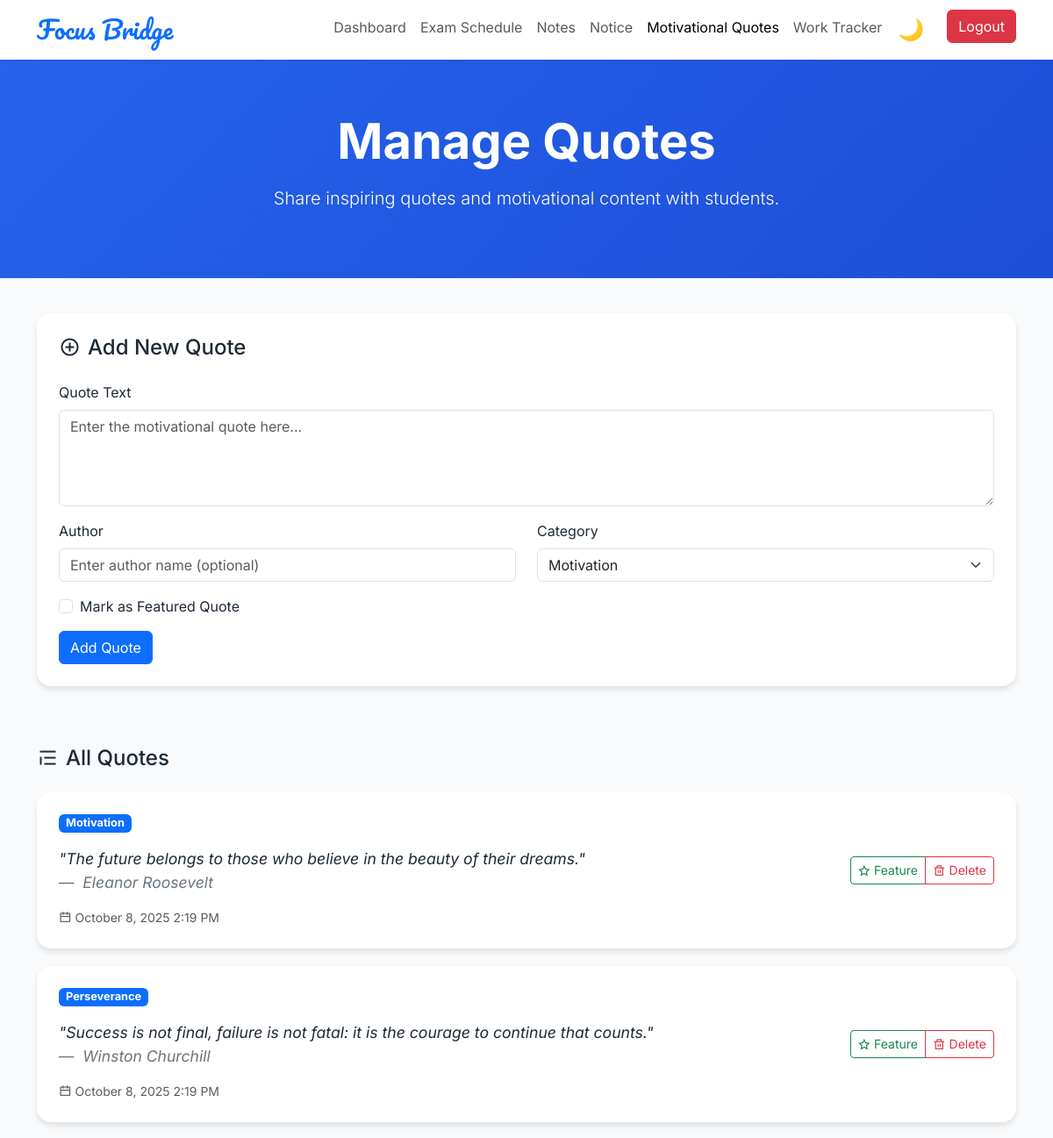
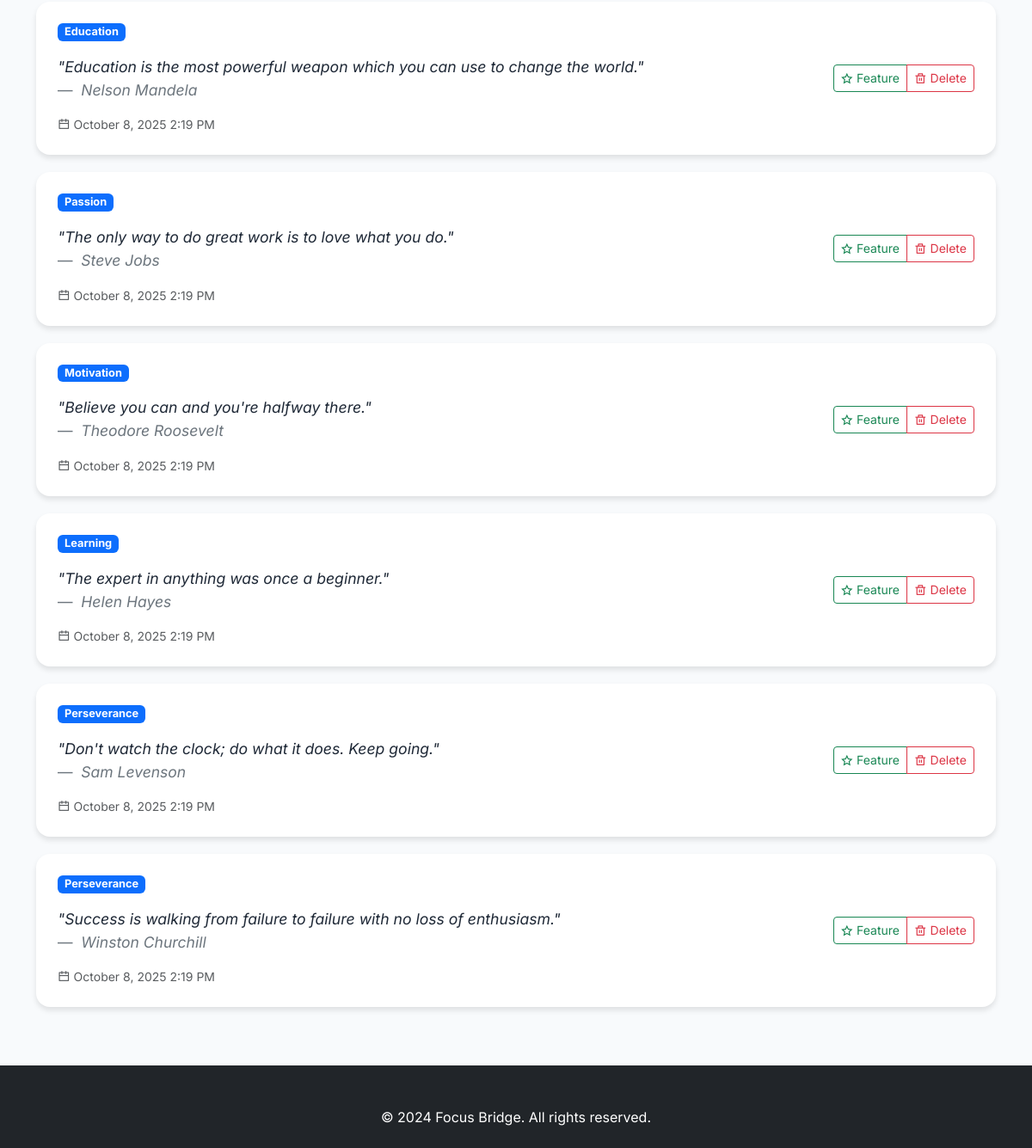
The page /manage_quotes.php (signed in) on the database its author committed (2 pictures, top to bottom).
### tables this page shows
CREATE TABLE IF NOT EXISTS quotes (
    id INT AUTO_INCREMENT PRIMARY KEY,
    quote_text TEXT NOT NULL,
    author VARCHAR(100),
    category VARCHAR(50) DEFAULT 'general',
    is_featured BOOLEAN DEFAULT FALSE,
    created_by INT NOT NULL,
    created_at TIMESTAMP DEFAULT CURRENT_TIMESTAMP,
    updated_at TIMESTAMP DEFAULT CURRENT_TIMESTAMP ON UPDATE CURRENT_TIMESTAMP,
    FOREIGN KEY (created_by) REFERENCES users(id) ON DELETE CASCADE
);

### manage_quotes.php (the view, shortened to what this page needs)
<?php
include 'db_config.php';
$quotes_query = "SELECT * FROM quotes ORDER BY created_at DESC";
$quotes_result = $conn->query($quotes_query);
?>
<!DOCTYPE html>
<html lang="en">
<head>
    <link href="https://cdn.jsdelivr.net/npm/bootstrap@5.3.0/dist/css/bootstrap.min.css" rel="stylesheet" />
    <link href="https://cdn.jsdelivr.net/npm/remixicon/fonts/remixicon.css" rel="stylesheet" />
</head>
<body>
    <nav class="navbar navbar-expand-lg navbar-light shadow-sm">
        <div class="container">
            <a class="navbar-brand logo text-primary fs-3" href="admin_dashboard.php">Focus Bridge</a>
            <div class="collapse navbar-collapse" id="navbarNav">
                <ul class="navbar-nav ms-auto">
                    <li class="nav-item">
                        <a class="nav-link" href="admin_dashboard.php">Dashboard</a>
                    </li>
                    <li class="nav-item">
                        <a class="nav-link" href="manage_exams.php">Exam Schedule</a>
                    </li>
                    <li class="nav-item">
                        <a class="nav-link" href="notes_upload.php">Notes</a>
                    </li>
                    <li class="nav-item">
                        <a class="nav-link" href="manage_notices.php">Notice</a>
                    </li>
                    <li class="nav-item">
                        <a class="nav-link active" href="manage_quotes.php">Motivational Quotes</a>
                    </li>
                    <li class="nav-item">
                        <a class="nav-link" href="tracker.php">Work Tracker</a>
                    </li>
                    <li class="nav-item">
                        <button class="theme-toggle" id="themeToggle" onclick="toggleTheme()">🌙</button>
                    </li>
                    <li class="nav-item">
                        <a class="btn btn-danger ms-3" href="logout.php">Logout</a>
                    </li>
                </ul>
            </div>
        </div>
    </nav>
    <section class="hero-section">
        <div class="container text-center">
            <h1 class="display-4 fw-bold mb-3">Manage Quotes</h1>
            <p class="lead">Share inspiring quotes and motivational content with students.</p>
        </div>
    </section>
    <div class="container">
        <div class="row mb-5">
            <div class="col-12">
                <div class="quote-card">
                    <h4 class="mb-4"><i class="ri-add-circle-line me-2"></i>Add New Quote</h4>
                    <form method="POST">
                        <div class="mb-3">
                            <label for="quote_text" class="form-label">Quote Text</label>
                            <textarea class="form-control" id="quote_text" name="quote_text" rows="4" required placeholder="Enter the motivational quote here..."></textarea>
                        </div>
                        <div class="row">
                            <div class="col-md-6 mb-3">
                                <label for="author" class="form-label">Author</label>
                                <input type="text" class="form-control" id="author" name="author" placeholder="Enter author name (optional)">
                            </div>
                            <div class="col-md-6 mb-3">
                                <label for="category" class="form-label">Category</label>
                                <select class="form-select" id="category" name="category" required>
                                    <option value="motivation">Motivation</option>
                                </select>
                            </div>
                        </div>
                        <div class="mb-3">
                            <div class="form-check">
                                <input class="form-check-input" type="checkbox" id="is_featured" name="is_featured">
                                <label class="form-check-label" for="is_featured">
                                    Mark as Featured Quote
                                </label>
                            </div>
                        </div>
                        <button type="submit" name="add_quote" class="btn btn-primary">Add Quote</button>
                    </form>
                </div>
            </div>
        </div>
        <div class="row">
            <div class="col-12">
                <h4 class="mb-4"><i class="ri-quote-text me-2"></i>All Quotes</h4>
                <?php if ($quotes_result->num_rows > 0): ?>
                    <?php while($quote = $quotes_result->fetch_assoc()): ?>
                        <div class="quote-card">
                            <div class="row align-items-center">
                                <div class="col-md-8">
                                    <div class="d-flex align-items-center mb-3">
                                        <span class="badge bg-primary category-badge me-2"><?php echo ucfirst($quote['category']); ?></span>
                                    </div>
                                    <blockquote class="blockquote mb-3">
                                        <p class="quote-text">"<?php echo htmlspecialchars($quote['quote_text']); ?>"</p>
                                        <?php if ($quote['author']): ?>
                                            <footer class="blockquote-footer">
                                                <cite title="Source Title"><?php echo htmlspecialchars($quote['author']); ?></cite>
                                            </footer>
                                        <?php endif; ?>
                                    </blockquote>
                                    <div class="d-flex align-items-center text-muted small">
                                        <i class="ri-calendar-line me-1"></i>
                                        <span><?php echo date('F j, Y g:i A', strtotime($quote['created_at'])); ?></span>
                                    </div>
                                </div>
                                <div class="col-md-4 text-end">
                                    <div class="btn-group" role="group">
                                        <a href="manage_quotes.php?toggle_featured_id=<?php echo $quote['id']; ?>"
                                           class="btn btn-outline-<?php echo $quote['is_featured'] ? 'warning' : 'success'; ?> btn-sm">
                                            <i class="ri-<?php echo $quote['is_featured'] ? 'star-fill' : 'star-line'; ?>"></i>
                                            <?php echo $quote['is_featured'] ? 'Unfeature' : 'Feature'; ?>
                                        </a>
                                        <a href="manage_quotes.php?delete_id=<?php echo $quote['id']; ?>"
                                           class="btn btn-outline-danger btn-sm"
                                           onclick="return confirm('Are you sure you want to delete this quote?')">
                                            <i class="ri-delete-bin-line"></i> Delete
                                        </a>
                                    </div>
                                </div>
                            </div>
                        </div>
                    <?php endwhile; ?>
                <?php endif; ?>
            </div>
        </div>
    </div>
    <footer class="bg-dark text-white pt-5 pb-4 mt-5">
        <div class="container text-center">
            <p class="mb-0">&copy; 2024 Focus Bridge. All rights reserved.</p>
        </div>
    </footer>
</body>
</html>

### manage_quotes.php (style rules this page uses)
:root { --bg-color: #f8fafc; --text-color: #1f2937; --card-bg: white; --navbar-bg: white; --footer-bg: #e5e7eb; --footer-text: #4b5563; }
body { font-family: 'Inter', sans-serif; background-color: var(--bg-color); color: var(--text-color); transition: background-color 0.3s ease, color 0.3s ease; }
.logo { font-family: 'Pacifico', cursive; }
.navbar { background-color: var(--navbar-bg) !important; transition: background-color 0.3s ease; }
.hero-section { background: linear-gradient(135deg, #2563eb, #1d4ed8); color: white; padding: 60px 0; margin-bottom: 40px; }
.quote-card { background: var(--card-bg); border-radius: 16px; box-shadow: 0 4px 6px rgba(0,0,0,0.1); padding: 25px; margin-bottom: 20px; transition: background-color 0.3s ease, transform 0.3s ease; }
.theme-toggle { background: none; border: none; font-size: 1.5rem; cursor: pointer; padding: 5px 10px; border-radius: 5px; transition: background-color 0.3s ease; }
.category-badge { font-size: 0.8rem; padding: 4px 8px; }
.quote-text { font-style: italic; font-size: 1.1rem; line-height: 1.6; }

### rows shown on the page
quotes: category "Motivation", quote_text "The future belongs to those who believe in the beauty of their dreams.", author "Eleanor Roosevelt", created_at "October 8, 2025 2:19 PM", is_featured 0 (drawn)
quotes: category "Perseverance", quote_text "Success is not final, failure is not fatal: it is the courage to continue that counts.", author "Winston Churchill", created_at "October 8, 2025 2:19 PM", is_featured 0 (drawn)
quotes: category "Education", quote_text "Education is the most powerful weapon which you can use to change the world.", author "Nelson Mandela", created_at "October 8, 2025 2:19 PM", is_featured 0 (drawn)
quotes: category "Passion", quote_text "The only way to do great work is to love what you do.", author "Steve Jobs", created_at "October 8, 2025 2:19 PM", is_featured 0 (drawn)
quotes: category "Motivation", quote_text "Believe you can and you're halfway there.", author "Theodore Roosevelt", created_at "October 8, 2025 2:19 PM", is_featured 0 (drawn)
quotes: category "Learning", quote_text "The expert in anything was once a beginner.", author "Helen Hayes", created_at "October 8, 2025 2:19 PM", is_featured 0 (drawn)
quotes: category "Perseverance", quote_text "Don't watch the clock; do what it does. Keep going.", author "Sam Levenson", created_at "October 8, 2025 2:19 PM", is_featured 0 (drawn)
quotes: category "Perseverance", quote_text "Success is walking from failure to failure with no loss of enthusiasm.", author "Winston Churchill", created_at "October 8, 2025 2:19 PM", is_featured 0 (drawn)
